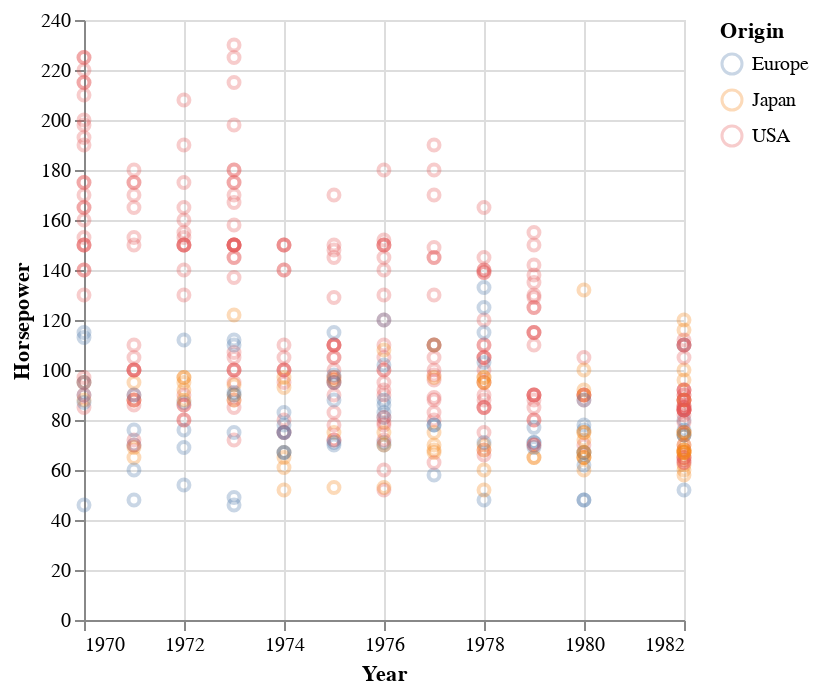

Notebook source saved alongside this figure:
### Code cell
cars = data.cars()

points = alt.Chart(cars).mark_point(opacity=0.3).encode(
    alt.X('Year'),
    alt.Y('Horsepower'),
    alt.Color('Origin')
)
points

### Figure 1 — Vega specification as saved in the notebook (floating-point values rounded to 4 significant figures; data arrays with more than 128 entries replaced by an {"elided": "..."} marker saying what was removed)
{"$schema": "https://vega.github.io/schema/vega/v5.json", "data": [{"name": "source_0", "values": {"elided": "400 records"}, "transform": [{"type": "formula", "expr": "toDate(datum['Year'])", "as": "Year"}]}, {"name": "source_0_y_domain_Horsepower", "values": [{"min": 46.0, "max": 230.0}]}, {"name": "source_0_color_domain_Origin", "values": [{"Origin": "USA"}, {"Origin": "Europe"}, {"Origin": "Japan"}]}], "marks": [{"type": "symbol", "name": "marks", "from": {"data": "source_0"}, "encode": {"update": {"x": {"field": "Year", "scale": "x"}, "y": {"field": "Horsepower", "scale": "y"}, "fill": {"value": "transparent"}, "opacity": {"value": 0.3}, "stroke": {"field": "Origin", "scale": "color"}}}, "style": ["point"]}], "scales": [{"name": "x", "type": "time", "domain": {"data": "source_0", "field": "Year"}, "range": [0, {"signal": "width"}]}, {"name": "y", "type": "linear", "domain": [{"signal": "(data(\"source_0_y_domain_Horsepower\")[0] || {}).min"}, {"signal": "(data(\"source_0_y_domain_Horsepower\")[0] || {}).max"}], "range": [{"signal": "height"}, 0], "zero": true, "nice": true}, {"name": "color", "type": "ordinal", "domain": {"data": "source_0_color_domain_Origin", "field": "Origin", "sort": true}, "range": "category"}], "axes": [{"scale": "x", "zindex": 0, "maxExtent": 0, "aria": false, "orient": "bottom", "ticks": false, "gridScale": "y", "minExtent": 0, "grid": true, "domain": false, "tickCount": {"signal": "ceil(width/40)"}, "labels": false}, {"scale": "y", "domain": false, "labels": false, "gridScale": "x", "maxExtent": 0, "ticks": false, "zindex": 0, "orient": "left", "grid": true, "tickCount": {"signal": "ceil(height/40)"}, "aria": false, "minExtent": 0}, {"scale": "x", "zindex": 0, "tickCount": {"signal": "ceil(width/40)"}, "grid": false, "title": "Year", "labelFlush": true, "labelOverlap": true, "orient": "bottom"}, {"scale": "y", "grid": false, "labelOverlap": true, "orient": "left", "title": "Horsepower", "tickCount": {"signal": "ceil(height/40)"}, "zindex": 0}], "background": "white", "height": 300, "style": "cell", "padding": 5, "width": 300, "legends": [{"stroke": "color", "symbolType": "circle", "title": "Origin", "encode": {"symbols": {"update": {"fill": {"value": "transparent"}, "opacity": {"value": 0.3}}}}}]}
